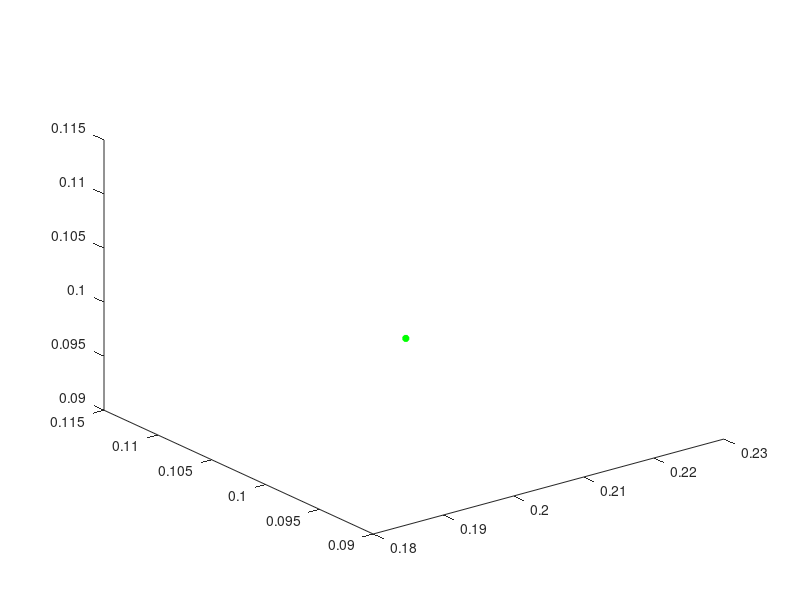

This figure's MATLAB source: (Note: this script raises an error after producing the figure.)
%
%   Author: Jinhang
%   Description: Implement a straight line trajectory between the points
%

%%  Load specifications & Global variables
close all
clc
load('specifications.mat');
psi = -90;          % Angle of elevation
u = 0.1;            % Speed of end effector in Cartesian space
M = 60;             % Number of samples
motionFlag = 0;     % Flag to specify varying-speed motion
n_frames = size(alpha,1);   % Number of frames
n_viapoints = size(viapoints,2);    % Number of viapoints
t_axis = zeros(1,M*(n_viapoints-1)+n_viapoints);  % Time axis
qset = zeros(n_frames,M*(n_viapoints-1)+n_viapoints);   % q set
vset = zeros(1,M*(n_viapoints-1)+n_viapoints);  % velocity set

%%  Main loop: Get positions and plot trajectory
h = figure('units','normalized','outerposition',[0 0 1 1]);

%%  Specify the very first position
pt_start = viapoints(:,1);
plot3(pt_start(1),pt_start(2),pt_start(3),...
            'g*',...
            'MarkerSize',5,...
            'LineWidth',2); hold on
[P,flag,q1,q2,q3,q4] = ik_func(pt_start,psi,a,d);
q = FindqSet(q1,q2,q3,q4,q5,NaN);
for i_loop = 1:n_viapoints-1
    %%  Get 2 ajoint points from the set;
    %   Assign them to start position and end position separately
    pt_start = viapoints(:,i_loop);
    pt_end = viapoints(:,i_loop+1);
    plot3(pt_end(1),pt_end(2),pt_end(3),...
            'g*',...
            'MarkerSize',5,...
            'LineWidth',2);
    hold on
    
    %%  Generate trajectory consisted of M sampled points between the 2 positions
    [pts,t_interval,vee] = GenerateLinearPath(pt_start,pt_end,u,M,motionFlag);
    for j = (i_loop-1)*(M+1)+1:i_loop*(M+1)+1
        if j == 1
            t_axis(j) = 0;
        else
            t_axis(j) = t_axis(j-1)+t_interval;
        end
    end
    vset(:,(i_loop-1)*(M+1)+2:i_loop*(M+1)) = vee;
    
    frames_pos_samples = zeros(3,n_frames+1,M);
    HT_samples = zeros(4,4,M);
    q_samples = zeros(n_frames,M);
    
    %%  Compute inverse kinematics
    %   Start position
    [P,flag,q1,q2,q3,q4] = ik_func(pt_start,psi,a,d);
    q = FindqSet(q1,q2,q3,q4,q5,q);
    q_start = q;
    DH_param_whole_start = [alpha,a,q,d];
    [frames_pos_start,HT_start] = ComputeFramePosition(DH_param_whole_start);
    frames_pos_start(:,n_frames+1) = pt_start;  %   Adjust end-effector position
    % samples positions
    for i_sample = 1:M
        [P,flag,q1,q2,q3,q4] = ik_func(pts(:,i_sample),psi,a,d);
        q = FindqSet(q1,q2,q3,q4,q5,q);
        q_samples(:,i_sample) = q;
        [frames_pos,HT] = ComputeFramePosition([alpha,a,q,d]);
        frames_pos(:,n_frames+1) = pts(:,i_sample); % adjust end-effector position
        frames_pos_samples(:,:,i_sample) = frames_pos;
        HT_samples(:,:,i_sample) = HT;
    end
    % end position
    [P,flag,q1,q2,q3,q4] = ik_func(pt_end,psi,a,d);% Ensured to be effective
    q = FindqSet(q1,q2,q3,q4,q5,q);
    q_end = q;
    DH_param_whole_end = [alpha,a,q,d];
    [frames_pos_end,HT_end] = ComputeFramePosition(DH_param_whole_end);
    frames_pos_end(:,n_frames+1) = pt_end; % adjust end-effector position
    qset(:,(i_loop-1)*(M+1)+1:i_loop*(M+1)+1) = [q_start q_samples q_end];    % save q
    
    %%  Animation: Trajectory
    [frame_plot,ee_points,ee_info] = drawAnimation(frames_pos_start,HT_start,'Linear Trajectory with Varying Speed',1);
    xlim(xlim_range);
    ylim(ylim_range);
    zlim(zlim_range);
    pause(t_interval);
    delete(frame_plot);
    delete(ee_info);
    % hold off
    for i_sample = 1:M
        [frame_plot,ee_points,ee_info] = drawAnimation(frames_pos_samples(:,:,i_sample),HT_samples(:,:,i_sample),'Linear Trajectory with Varying Speed',1);
        xlim(xlim_range);
        ylim(ylim_range);
        zlim(zlim_range);
        pause(t_interval);
        delete(frame_plot);
        delete(ee_info);
    end
    [frame_plot,ee_points,ee_info] = drawAnimation(frames_pos_end,HT_end,'Linear Trajectory with Varying Speed',1);
    xlim(xlim_range);
    ylim(ylim_range);
    zlim(zlim_range);
    if i_loop ~= n_viapoints-1
        delete(frame_plot);
        delete(ee_info);
    end
end

%%  Plot joins positions & velocity of end-effector
figure(2);
subplot(1,2,1);
for i = 1:n_frames
    plot(t_axis,qset(i,:),'.'); hold on
end
xlabel('Time');
ylabel('Joint positions');
legend('q1','q2','q3','q4','q5');
axis square
subplot(1,2,2);
plot(t_axis,vset,'--.',...
    'MarkerEdgeColor','r',...
    'MarkerFaceColor','r')
xlabel('Time');
ylabel('Velocity of end-effector');
axis square